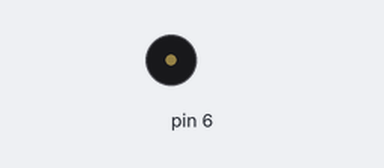
Bench run of a sketch on a simulated Arduino Uno, built with avr-gcc and run on an emulated ATmega328P. On the bench: buzzer (waves = sounding).

Above: at 0.2 s.
Timing chart, 0 to 1.7 s (numbered marks = the images above):
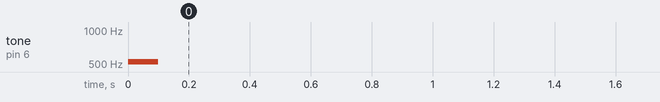

The sketch:

23_tone.ino
```cpp
void setup() {

  tone(6, 523, 100);
}

void loop() {
}
```

Measured:
- by itself, tone on pin 6: silent → 523 Hz at 0.00 s, → silent 0.10 s later
